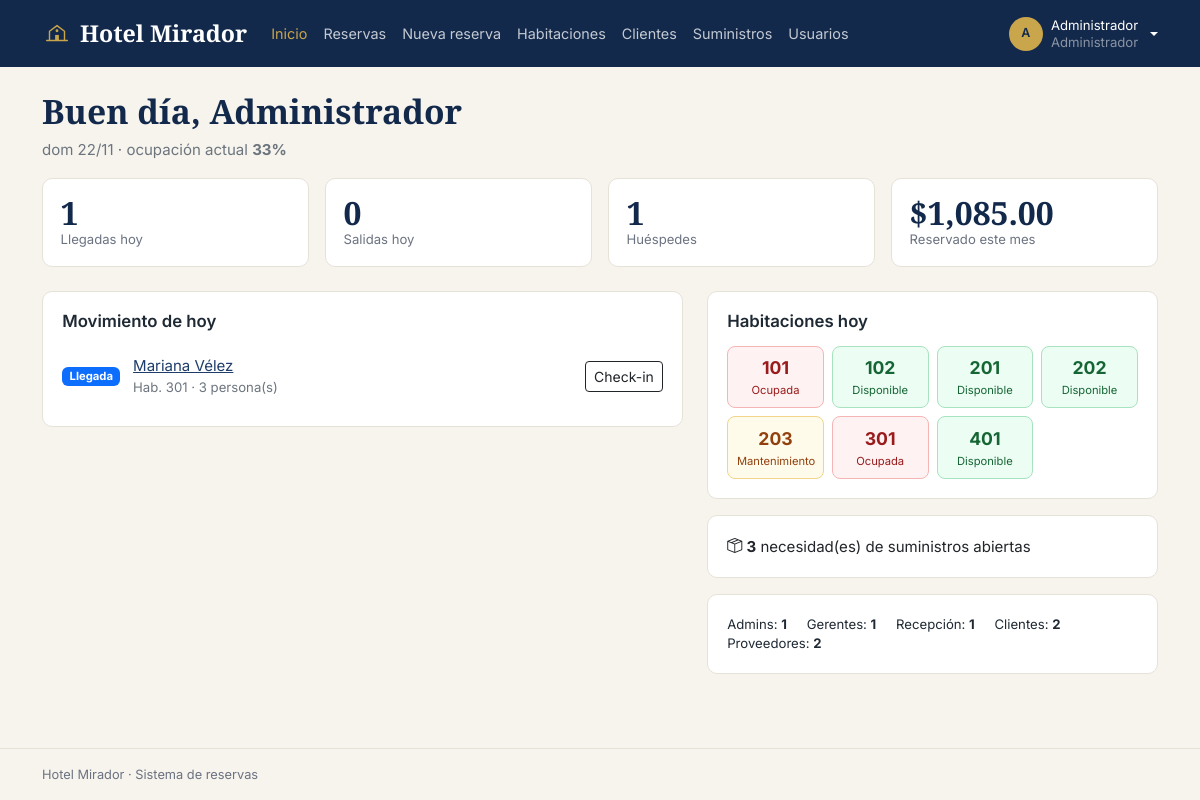
Page /index.php?r=inicio/index (signed in) on the committed database.
### tables this page shows
CREATE TABLE reservas (
  id             INT AUTO_INCREMENT PRIMARY KEY,
  id_cliente     INT           NOT NULL,
  id_habitacion  INT           NOT NULL,
  registrada_por INT           NULL,
  fecha_reserva  DATETIME      NOT NULL DEFAULT CURRENT_TIMESTAMP,
  fecha_entrada  DATE          NOT NULL,
  fecha_salida   DATE          NOT NULL,
  huespedes      INT           NOT NULL DEFAULT 1,
  total          DECIMAL(10,2) NOT NULL,
  estado         ENUM('Confirmada','Hospedado','Finalizada','Cancelada') NOT NULL DEFAULT 'Confirmada',
  notas          VARCHAR(255)  NULL,
  INDEX (fecha_entrada, fecha_salida),
  FOREIGN KEY (id_cliente)     REFERENCES usuarios(id) ON DELETE CASCADE,
  FOREIGN KEY (id_habitacion)  REFERENCES habitaciones(id),
  FOREIGN KEY (registrada_por) REFERENCES usuarios(id) ON DELETE SET NULL
);

CREATE TABLE usuarios (
  id         INT AUTO_INCREMENT PRIMARY KEY,
  nombre     VARCHAR(60)  NOT NULL,
  correo     VARCHAR(100) NOT NULL UNIQUE,
  contrasena VARCHAR(255) NOT NULL,
  id_rol     INT          NOT NULL,
  telefono   VARCHAR(15)  NULL,
  documento  VARCHAR(20)  NULL,    
  empresa    VARCHAR(80)  NULL,    
  activo     TINYINT(1)   NOT NULL DEFAULT 1,
  creado_en  DATETIME     NOT NULL DEFAULT CURRENT_TIMESTAMP,
  FOREIGN KEY (id_rol) REFERENCES roles(id)
);

CREATE TABLE habitaciones (
  id          INT AUTO_INCREMENT PRIMARY KEY,
  numero      INT           NOT NULL UNIQUE,
  tipo        ENUM('Simple','Doble','Suite','Familiar') NOT NULL,
  capacidad   INT           NOT NULL,
  precio      DECIMAL(10,2) NOT NULL,    
  descripcion VARCHAR(255)  NULL,
  estado      ENUM('Disponible','Mantenimiento') NOT NULL DEFAULT 'Disponible'
);

### core/Controller.php (called while the page is built, shortened)
<?php
abstract class Controller
{
    protected function render(string $vista, array $datos = []): void
    {
        extract($datos);
        require __DIR__ . '/../views/layout/header.php';
        require __DIR__ . '/../views/' . $vista . '.php';
        require __DIR__ . '/../views/layout/footer.php';
    }
}

### core/Router.php (called while the page is built, shortened)
<?php
class Router
{
    public static function dispatch(string $ruta): void
    {
        if (!preg_match('#^([a-z]+)/([a-z]+)$#', $ruta, $m)) self::error404();
        $accion = $m[2];
        (new $clase())->$accion();
    }
}

### index.php (called while the page is built, shortened)
<?php
require __DIR__ . '/core/helpers.php';
require __DIR__ . '/core/Database.php';
require __DIR__ . '/core/Auth.php';
require __DIR__ . '/core/Model.php';
require __DIR__ . '/core/Controller.php';
require __DIR__ . '/core/Router.php';
Router::dispatch(is_string($_GET['r'] ?? null) ? $_GET['r'] : '');

### core/Auth.php (called while the page is built, shortened)
<?php
class Auth
{
    public static function check(): bool
    {
        return isset($_SESSION['usuario']);
    }
    public static function user(): ?array
    {
        return $_SESSION['usuario'] ?? null;
    }
    public static function rol(): ?int
    {
        return $_SESSION['usuario']['id_rol'] ?? null;
    }
    public static function es(int ...$roles): bool
    {
        return self::check() && in_array(self::rol(), $roles, true);
    }
}

### core/helpers.php (called while the page is built, shortened)
<?php
function e($v): string
{
    return htmlspecialchars((string) ($v ?? ''), ENT_QUOTES, 'UTF-8');
}
function url(string $ruta, array $params = []): string
{
    return 'index.php?' . http_build_query(['r' => $ruta] + $params);
}
function dinero($n): string
{
    return '$' . number_format((float) $n, 2);
}
function fecha_corta(string $f): string
{
    $dias = ['dom', 'lun', 'mar', 'mié', 'jue', 'vie', 'sáb'];
    $t = strtotime($f);
    return $dias[(int) date('w', $t)] . ' ' . date('d/m', $t);
}

### core/Database.php (called while the page is built, shortened)
<?php
class Database
{
    private static ?PDO $pdo = null;
    public static function get(): PDO
    {
        if (self::$pdo) return self::$pdo;
        try {
            self::$pdo = new PDO(
                'mysql:host=' . DB_HOST . ';port=' . DB_PORT . ';dbname=' . DB_NAME . ';charset=utf8mb4',
                DB_USER,
                DB_PASS,
                [
                    PDO::ATTR_ERRMODE            => PDO::ERRMODE_EXCEPTION,
                    PDO::ATTR_DEFAULT_FETCH_MODE => PDO::FETCH_ASSOC,
                    PDO::ATTR_EMULATE_PREPARES   => false,
                ]
            );
            self::$pdo->exec("SET time_zone = '" . date('P') . "'");
        } catch (PDOException $e) {
            http_response_code(500);
            $info = DEBUG ? '<br><small>' . htmlspecialchars($e->getMessage()) . '</small>' : '';
            exit('<h3 style="font-family:sans-serif">No hay conexión con la base de datos. Revisa la configuración e importa hotel.sql.' . $info . '</h3>');
        }
        return self::$pdo;
    }
}

### core/Model.php (called while the page is built, shortened)
<?php
abstract class Model
{
    protected static function db(): PDO
    {
        return Database::get();
    }
    protected static function query(string $sql, array $params = []): PDOStatement
    {
        $st = self::db()->prepare($sql);
        $st->execute($params);
        return $st;
    }
}

### models/Reserva.php (called while the page is built, shortened)
<?php
class Reserva extends Model
{
    public static function listar(string $filtro = '', string $buscar = ''): array
    {
        $where = match ($filtro) {
            ''         => "r.estado IN ('Confirmada','Hospedado')",
            'llegadas' => "r.estado = 'Confirmada' AND r.fecha_entrada = CURDATE()",
            'salidas'  => "r.estado = 'Hospedado' AND r.fecha_salida = CURDATE()",
            'todas'    => '1=1',
            default    => 'r.estado = ?',
        };
        $p = in_array($filtro, ['Confirmada', 'Hospedado', 'Finalizada', 'Cancelada'], true) ? [$filtro] : [];
        $orden = in_array($filtro, ['', 'llegadas', 'salidas', 'Confirmada'], true) ? 'r.fecha_entrada' : 'r.fecha_entrada DESC';
        return self::query(self::SELECT . " WHERE $where ORDER BY $orden LIMIT 300", $p)->fetchAll();
    }
    public static function resumenHoy(): array
    {
        return self::query("SELECT
                SUM(estado = 'Confirmada' AND fecha_entrada = CURDATE()) AS llegadas,
                SUM(estado = 'Hospedado'  AND fecha_salida  = CURDATE()) AS salidas,
                SUM(estado = 'Hospedado') AS hospedados,
                SUM(estado = 'Confirmada' AND fecha_entrada > CURDATE()) AS proximas
              FROM reservas")->fetch();
    }
}

### models/Habitacion.php (called while the page is built, shortened)
<?php
class Habitacion extends Model
{
    public static function estadoHoy(): array
    {
        $sql = "SELECT h.*, r.id AS reserva_id, r.estado AS reserva_estado, r.fecha_salida, u.nombre AS huesped
                  FROM habitaciones h
                  LEFT JOIN reservas r ON r.id_habitacion = h.id AND r.estado IN ('Confirmada','Hospedado')
                                      AND r.fecha_entrada <= CURDATE() AND r.fecha_salida > CURDATE()
                  LEFT JOIN usuarios u ON u.id = r.id_cliente
                 ORDER BY h.numero";
        $filas = self::query($sql)->fetchAll();
        return $filas;
    }
}

### views/inicio/personal.php (the view, shortened to what this page needs)
<?php
$puedeAtender = Auth::es(Auth::ADMIN, Auth::RECEPCIONISTA);
?>
<h1 class="titulo">Buen día, <?= e(explode(' ', Auth::user()['nombre'])[0]) ?></h1>
<p class="text-secondary"><?= fecha_corta(date('Y-m-d')) ?> · ocupación actual <strong><?= $ocupacion ?>%</strong></p>
<div class="row g-3 mb-4">
  <div class="col-6 col-lg-3"><a href="<?= url('reservas/index', ['f' => 'llegadas']) ?>" class="cifra"><span><?= (int) $hoy['llegadas'] ?></span>Llegadas hoy</a></div>
  <div class="col-6 col-lg-3"><a href="<?= url('reservas/index', ['f' => 'salidas']) ?>" class="cifra"><span><?= (int) $hoy['salidas'] ?></span>Salidas hoy</a></div>
  <div class="col-6 col-lg-3"><a href="<?= url('reservas/index', ['f' => 'Hospedado']) ?>" class="cifra"><span><?= (int) $hoy['hospedados'] ?></span>Huéspedes</a></div>
  <?php if ($ingresos !== null): ?>
    <div class="col-6 col-lg-3"><div class="cifra"><span><?= dinero($ingresos) ?></span>Reservado este mes</div></div>
  <?php else: ?>
    <div class="col-6 col-lg-3"><a href="<?= url('reservas/index', ['f' => 'Confirmada']) ?>" class="cifra"><span><?= (int) $hoy['proximas'] ?></span>Próximas reservas</a></div>
  <?php endif; ?>
</div>
<div class="row g-4">
  <div class="col-lg-7">
    <div class="tarjeta">
      <h2 class="subtitulo">Movimiento de hoy</h2>
      <?php foreach ([['Llegada', $llegadas, 'Hospedado', 'Check-in'], ['Salida', $salidas, 'Finalizada', 'Check-out']] as [$tipo, $lista, $estado, $boton]): ?>
        <?php foreach ($lista as $r): ?>
          <div class="movimiento">
            <span class="badge <?= $tipo === 'Llegada' ? 'text-bg-primary' : 'text-bg-secondary' ?>"><?= $tipo ?></span>
            <div class="flex-grow-1"><a href="<?= url('reservas/ver', ['id' => $r['id']]) ?>"><?= e($r['cliente']) ?></a>
              <div class="small text-secondary">Hab. <?= $r['numero'] ?> · <?= $r['huespedes'] ?> persona(s)</div></div>
            <?php if ($puedeAtender): ?><button class="btn btn-sm btn-outline-dark" data-estado="<?= $estado ?>" data-reserva="<?= $r['id'] ?>"><?= $boton ?></button><?php endif; ?>
          </div>
        <?php endforeach; ?>
      <?php endforeach; ?>
    </div>
  </div>
  <div class="col-lg-5">
    <div class="tarjeta">
      <h2 class="subtitulo">Habitaciones hoy</h2>
      <div class="mapa">
        <?php foreach ($habitaciones as $h): ?>
          <div class="hab hab-<?= strtolower($h['situacion']) ?>" title="<?= e($h['tipo'] . ($h['huesped'] ? ' · ' . $h['huesped'] : '')) ?>">
            <strong><?= $h['numero'] ?></strong><small><?= $h['situacion'] ?></small>
          </div>
        <?php endforeach; ?>
      </div>
    </div>
    <?php if ($necesidades !== null): ?>
      <a href="<?= url('suministros/index') ?>" class="tarjeta d-block mt-3 text-decoration-none text-body">
        <i class="bi bi-box-seam"></i> <strong><?= $necesidades ?></strong> necesidad(es) de suministros abiertas
      </a>
    <?php endif; ?>
    <?php if ($usuarios !== null): ?>
      <div class="tarjeta mt-3 small">
        <?php foreach ([1 => 'Admins', 2 => 'Gerentes', 3 => 'Recepción', 4 => 'Clientes', 5 => 'Proveedores'] as $id => $nombre): ?>
          <span class="me-3"><?= $nombre ?>: <strong><?= $usuarios[$id] ?? 0 ?></strong></span>
        <?php endforeach; ?>
      </div>
    <?php endif; ?>
  </div>
</div>

### rows in the picture
reservas: tipo "Llegada", id_cliente.nombre "Mariana Vélez", id_habitacion.numero "301", huespedes "3", boton "Check-in", situacion "Ocupada"
reservas: id_habitacion.numero "101", situacion "Ocupada"
habitaciones: numero "102", estado "Disponible"
habitaciones: numero "201", estado "Disponible"
habitaciones: numero "202", estado "Disponible"
habitaciones: numero "203", estado "Mantenimiento"
habitaciones: numero "401", estado "Disponible"

### other values in the picture
$_texto "Inicio"
$_texto "Reservas"
$_texto "Nueva reserva"
$_texto "Habitaciones"
$_texto "Clientes"
$_texto "Suministros"
$_texto "Usuarios"
iniciales($yo['nombre']) "A"
$yo['nombre'] "Administrador"
$yo['rol'] "Administrador"
explode(' ', Auth::user()['nombre'])[0] "Administrador"
$ocupacion "33"
$hoy['llegadas'] "1"
$hoy['salidas'] "0"
$hoy['hospedados'] "1"
